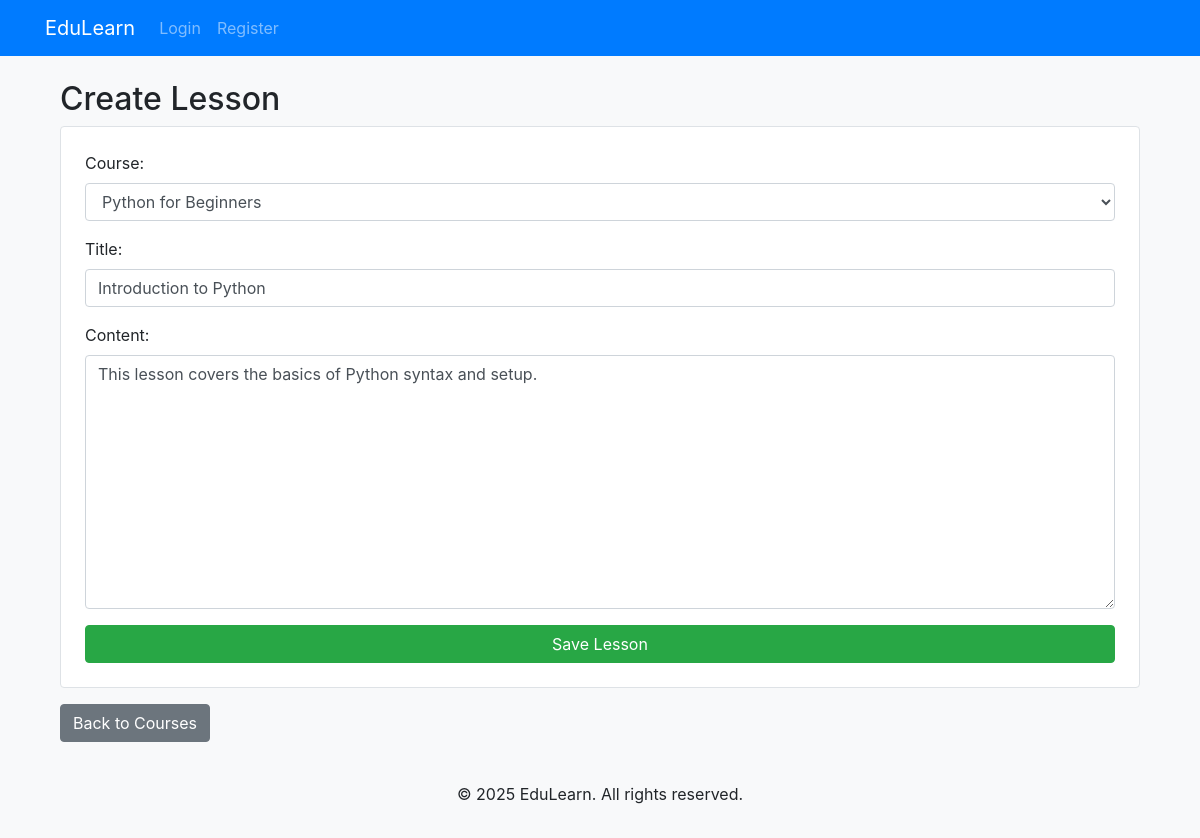
Page /lesson/1/update/ on the committed database.
### courses/models.py (models this page shows, shortened)
class Lesson(models.Model):
    title=models.CharField(max_length=200)
    content=models.TextField()
    course=models.ForeignKey(Course,on_delete=models.CASCADE,related_name='lessons')
    video_url = models.URLField(null=True, blank=True)
    completion_status = models.BooleanField(default=False)

class Course(models.Model):
    title=models.CharField(max_length=200)
    description=models.TextField()
    duration=models.IntegerField(help_text='Duration in hours')
    thumbnail=models.ImageField(upload_to='course_thumbnail/',null=True,blank=True)
    created_at = models.DateTimeField(auto_now_add=True)
    def __str__(self):
        return self.title

### courses/views.py (the view)
# urls.py: path('lesson/<int:lesson_id>/update/', lesson_update, name='lesson_update'),
def lesson_update(request, lesson_id):
      lesson = get_object_or_404(Lesson, id=lesson_id)
      if request.method == "POST":
          form = LessonForm(request.POST, instance=lesson)
          if form.is_valid():
              form.save()
              messages.success(request, "Lesson updated successfully!")
              return redirect('course_list')
      else:
          form = LessonForm(instance=lesson)
      return render(request, 'courses/lesson_form.html', {'form': form})

### courses/forms.py
class LessonForm(forms.ModelForm):
    class Meta:
        model = Lesson
        fields = ['course', 'title', 'content']
        widgets = {
            'course': forms.Select(attrs={'class': 'form-control'}),
            'title': forms.TextInput(attrs={'class': 'form-control'}),
            'content': forms.Textarea(attrs={'class': 'form-control'}),
        }

### templates/courses/lesson_form.html (shortened to what this page needs)
{% extends "courses/base.html" %}
{% block content %}
<div class="container mt-4">
    <h2>{{ lesson.id|default:"Create" }} Lesson</h2>
    <form method="post" class="p-4 border rounded bg-white shadow-sm">
        {{ form.as_p }}
        <button type="submit" class="btn btn-success w-100">Save Lesson</button>
    </form>
    <a href="{% url 'course_list' %}" class="btn btn-secondary mt-3">Back to Courses</a>
</div>
{% endblock %}

### templates/courses/base.html (style rules this page uses)
body { background-color: #f8f9fa; }

### rows in the picture
Lesson: course "Python for Beginners", content "This lesson covers the basics of Python syntax and setup."
Course: title "Introduction to Python"

### other values in the picture
{{ lesson.id|default:"Create" }} "Create"
